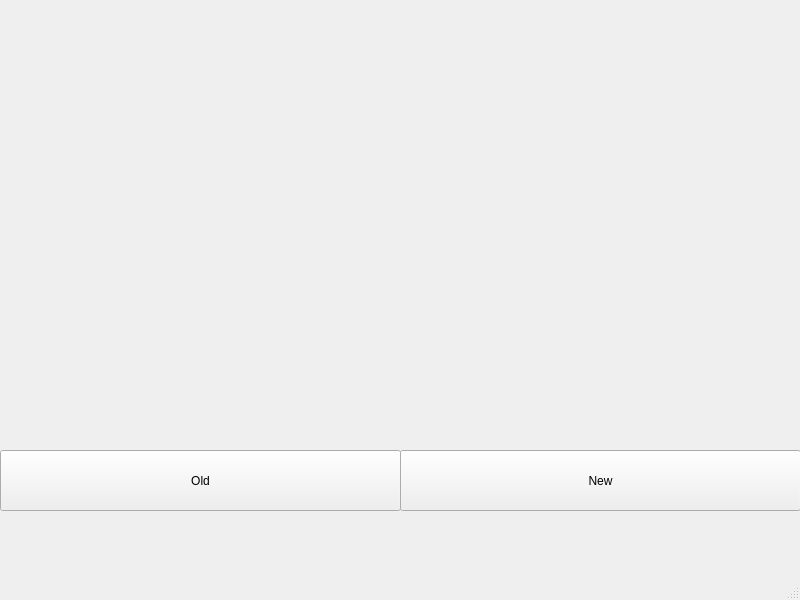
<?xml version="1.0" encoding="UTF-8"?>
<ui version="4.0">
 <class>MainWindow</class>
 <widget class="QMainWindow" name="MainWindow">
  <property name="geometry">
   <rect>
    <x>0</x>
    <y>0</y>
    <width>800</width>
    <height>600</height>
   </rect>
  </property>
  <property name="windowTitle">
   <string>MainWindow</string>
  </property>
  <widget class="QWidget" name="centralwidget">
   <widget class="QLabel" name="photo">
    <property name="geometry">
     <rect>
      <x>190</x>
      <y>0</y>
      <width>381</width>
      <height>451</height>
     </rect>
    </property>
    <property name="text">
     <string/>
    </property>
    <property name="pixmap">
     <pixmap>../../../Folders/sujal/photo.jpg</pixmap>
    </property>
    <property name="scaledContents">
     <bool>true</bool>
    </property>
   </widget>
   <widget class="QPushButton" name="old">
    <property name="geometry">
     <rect>
      <x>0</x>
      <y>450</y>
      <width>401</width>
      <height>61</height>
     </rect>
    </property>
    <property name="text">
     <string>Old</string>
    </property>
   </widget>
   <widget class="QPushButton" name="new_2">
    <property name="geometry">
     <rect>
      <x>400</x>
      <y>450</y>
      <width>401</width>
      <height>61</height>
     </rect>
    </property>
    <property name="text">
     <string>New</string>
    </property>
   </widget>
  </widget>
  <widget class="QMenuBar" name="menubar">
   <property name="geometry">
    <rect>
     <x>0</x>
     <y>0</y>
     <width>800</width>
     <height>26</height>
    </rect>
   </property>
  </widget>
  <widget class="QStatusBar" name="statusbar"/>
 </widget>
 <resources/>
 <connections/>
</ui>
